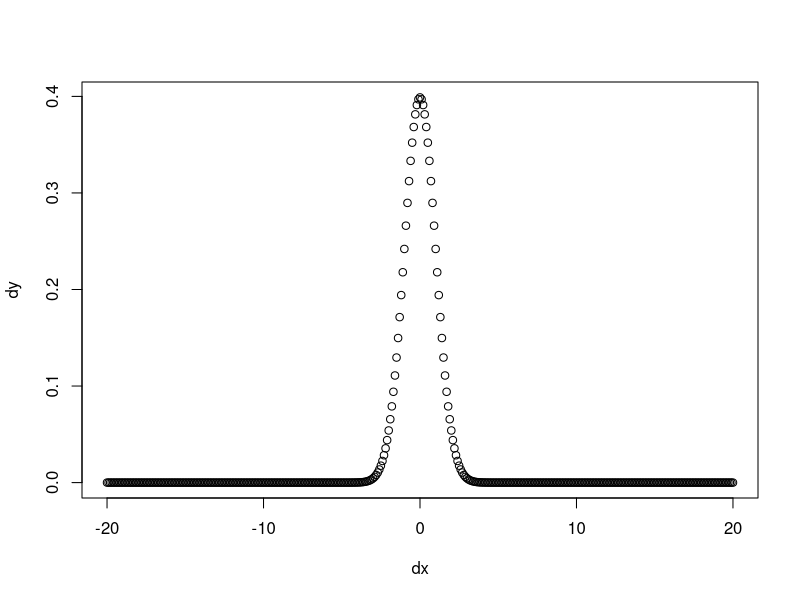
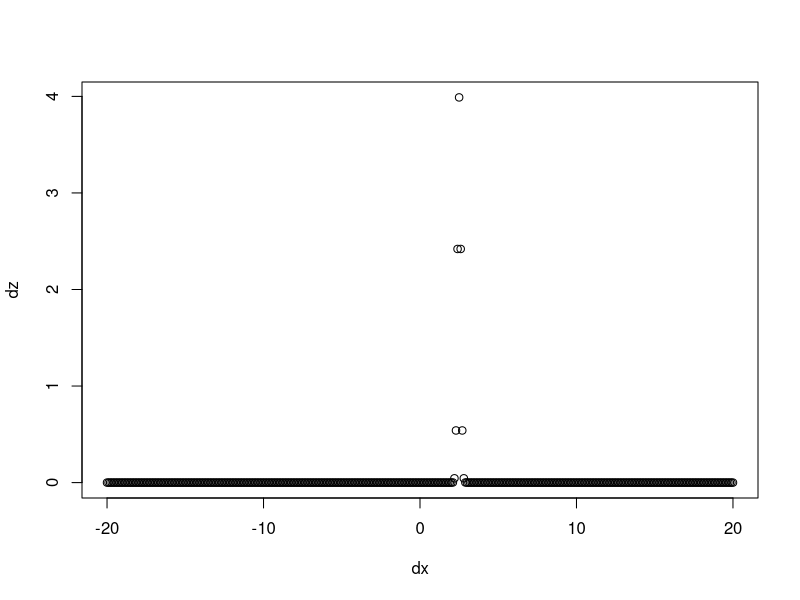
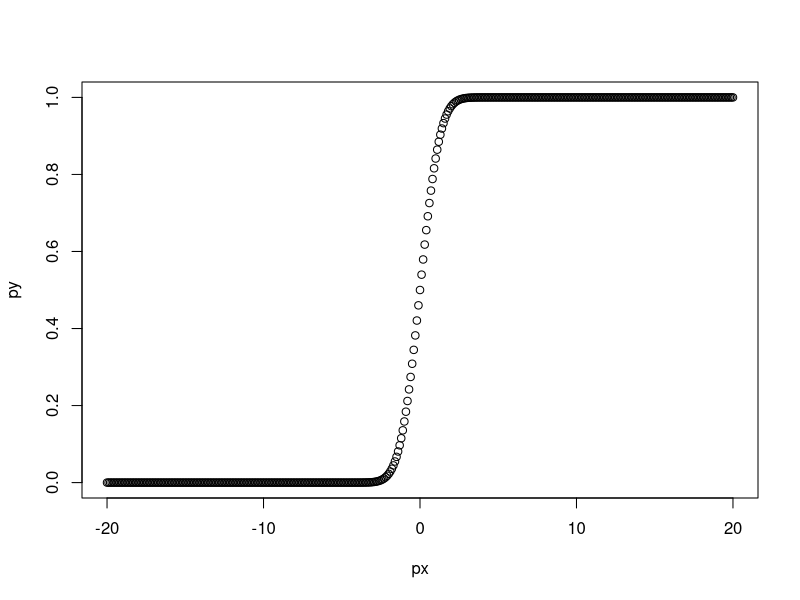
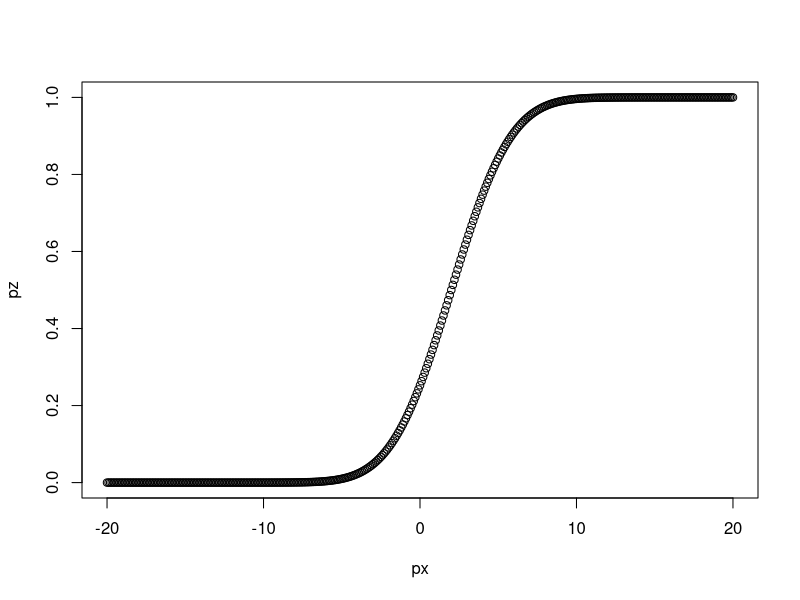
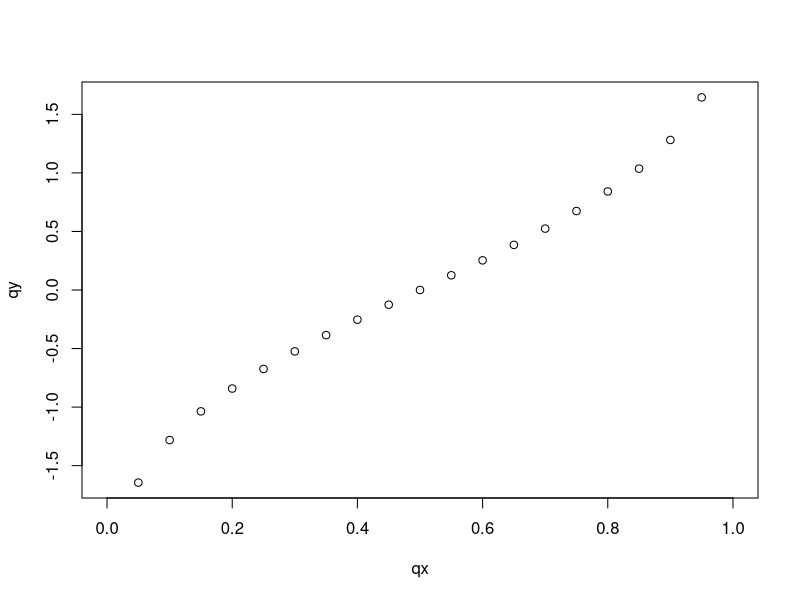
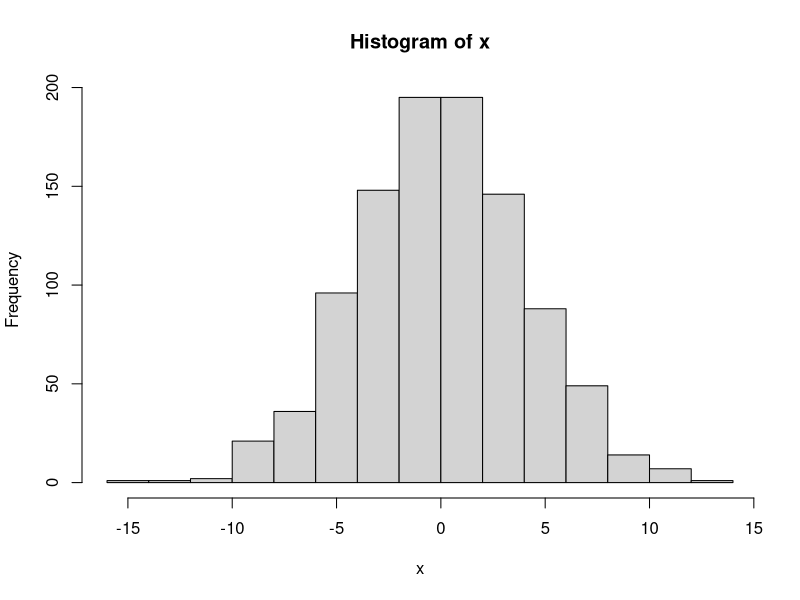
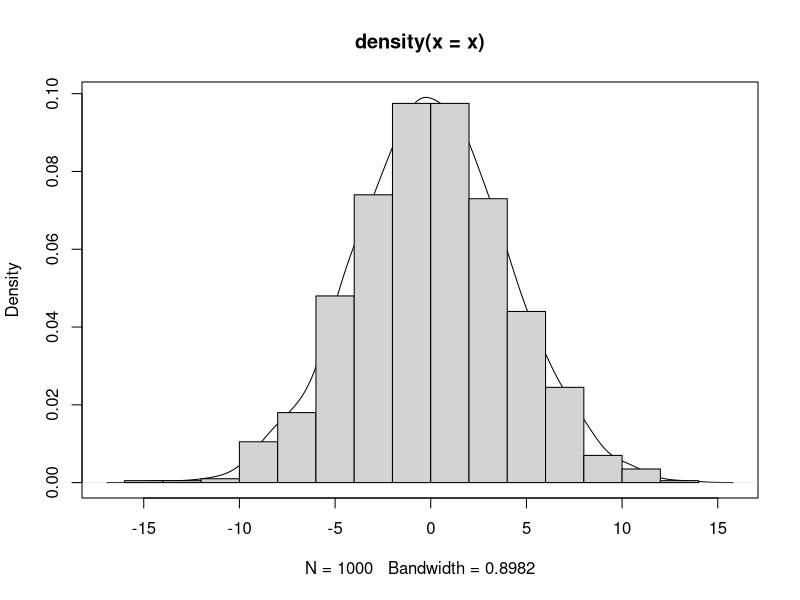
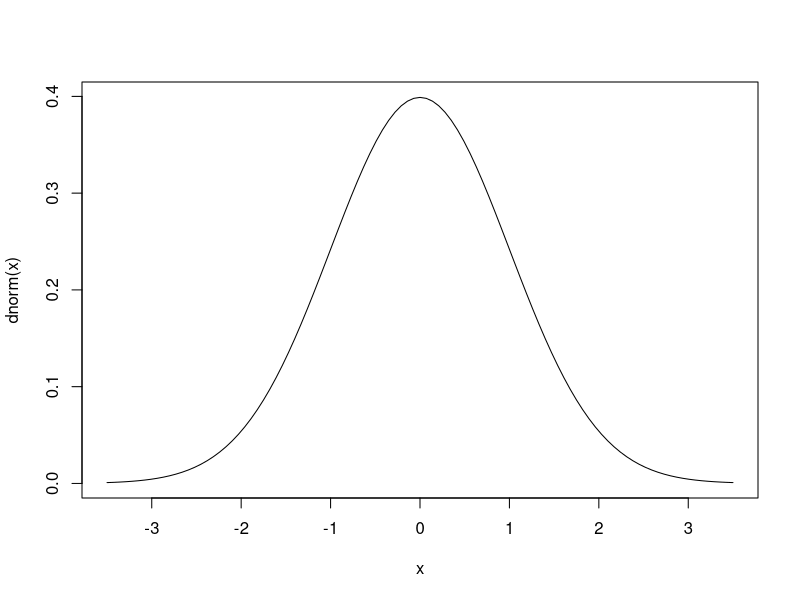

Source code (R) for these figures, in order:

## Distribuciones

# A modo general, una Distribución es una herramienta matemática que generaliza la noción de una función.

# En R podemos ver la lista de todas las distribuciones que se encuentran incluidas en el paquete 'stats', utilizando el siguiente comando:
?Distributions

# Cuatro grandes grupos de funciones de distribución de probabilidad se encuentran disponibles en dicho paquete: función de densidad (Density), función de distribución acumulativa (cumulative distribution function), función cuantil (quantile function) y generadores de núneros al azar (random variate generation).
# Cada función se denomina e identifica con la primer letra seguido del nombre de la variable (discreta o continua).
# dxxx
# pxxx
# qxxx
# rxxx

# Ejemplo: Distibución Normal o Gaussiana

# dnorm : Función de Densidad de Probabilidad (PDF en inglés).
# pnorm : Función de Distribución de Probabilidad (CDF en inglés; probabilidad acumulada).
# qnorm : Función de Cuantiles.
# rnorm : Generador aleatorio de números con distribución normal.
# En la ayuda de R se pueden ver las cuatro funciones incluidas para la
# distribución normal:
?Normal
?dnorm
?pnorm
?qnorm
?rnorm

# Las cuatro funciones tienen argumentos que especifican los parámetros
# de la distribución: mean y sd (mu y sigma), tienen los valores por
# defecto 0 y 1 (lo que se denota por la presencia de los "=").
# Otros parámetros varían ya que son específicos de cada función.


## Sobre las funciones:

# dnorm 
# Es la función con forma de campana que la mayoría conocemos.
# Calcula para cada punto observado el valor de la función de densidad.

# Para la función de densidad con una distribución normal el valor cero vale:
dnorm(0) # cuánto vale la media y el desvio de esta distribución?
# 0.3989423

# Para la función de densidad con una distribución normal y media = 6, el valor cero vale:
dnorm(0,mean=6)
# 6.075883e-09

# Para la función de densidad con una distribución normal con media = 4 y desvio = 10, el valor cero vale:
dnorm(0,mean=6, sd=10)
# 0.03332246

# Si quiero averigual el valor para tres números diferentes, los debo concatenar con la función c:
dc <- dnorm(c(1, 3, 7))
# 2.419707e-01 4.431848e-03 9.134720e-12

# Si quiero conocer para un determinada secuencia de valores como se comporta la función de distribución de densidad, primero debo generar la secuencia:
dx <- seq(-20,20,by=0.1)
# dx es un vector con valores entre -20 y 20 tomados de a 0,1.
dy <- dnorm(dx)
# dy usa los valores generados en dx y calcula los valores para la función de densidad con distribución normal
plot(dx,dy)

# ahora le cambiamos la media y el desvio
dz <- dnorm(dx, mean=2.5, sd=0.1) 
plot(dx,dz)

# pnorm 
# Es la función que describe P(Y <= X) (probabilidad de que Y sea
# menor o igual a X, siendo X un cuantil e Y una variable aleatoria
# tomada de una distribución normal.
# Naturalmente Y está entre 0 y 1

pnorm(0)
# 0.5

pnorm(0,mean=2)
# 0.02275013

pnorm(0,mean=2, sd=3)
# 0.2524925

pc <- pnorm(c(1, 3, 7))
# 0.8413447 0.9986501 1.0000000

px <- seq(-20,20,by=0.1)
py <- pnorm(px)
plot(px,py)

pz <- pnorm(px, mean=2, sd=3) 
plot(px,pz)

# qnorm
# Matemáticamente es la función inversa a pnorm (f^-1(x), no 1/f(x)).
# Ejemplo: para una variable al azar con distribución normal, de media 0 y desvio 1, la función de probabilidad que devuelve es el Z-score.

qnorm(0.5)
# 0
qnorm(0.5,mean=1)
# 1
qnorm(0.5,mean=1,sd=2)
# 1
qnorm(0.5,mean=2,sd=2)
# 2
qnorm(0.5,mean=2,sd=4)
# 2
qnorm(0.25,mean=2,sd=2)
# 0.6510205
qnorm(0.758)
# 0.6998836
qnorm(0.758,mean=5,sd=2)
# 6.399767
qnorm(0.265)
# -0.628006
qnorm(0.265,sd=3)
# -1.884018

qc <- c(0.2,0.4,0.65)
qnorm(qc)
# -0.8416212 -0.2533471  0.3853205

qx <- seq(0, 1, by=0.05)
qy <- qnorm(qx)
plot(qx, qy)


## Números aleatorios en R

# Un número aleatorio surge a partir de una variable al azar que presenta una función de distribución determinada.

# Ejemplo: Para crear 1000 números aleatorios con promedio 0 y desvío estándar 1:
x <- rnorm(1000, mean=0, sd=4)
# Claro está que el promedio es de la población y no de cada número en sí...
# Para corroborar que el generador funciona bien:
mean(x)  # Debería ser cercano a 0
sd(x)    # y este cercano a 1

# De acuerdo a la ley de los grandes números, cuánto mayor es la cantidad de elementos de x, más cercanos a 0 y 1 son estos valores... invitamos al usuario a que explore lo que ocurre con rnorm.

# Podemos hacer un resumen de los números generados:
summary(x)

# O un histograma:
hist(x)

# O una curva de densidad:
densidad <- density(x)
plot(densidad)

# O ambos...
hist(x, freq=FALSE, add=TRUE)
# Nótese el uso de los argumentos "freq" y "add" para cambiar las
# opciones por defecto (así grafica densidades y no borra el gráfico
# anterior). En esta parte no se va a profundizar en lo que refiere
# a herramientas gráficas, pero se retomará el tema más adelante.

# Ejemplificando con las tres funciones que vimos anteriormente:

# dnorm
# otra forma de graficar una función de densidad:
curve(dnorm(x), from=-3.5, to=3.5) # recuerde quien era x...
# La función curve dibuja la curva de la función correspondiente dentro de los límites pautados por 'from' y 'to'.

# pnorm
curve(pnorm(x), from=-3.5, to=3.5)

# qnorm
curve(qnorm(x), from=-1, to=1)
# Se parece a:
plot(sort(rnorm(1e3)))

# Puedo combinar dnorm y rnorm para hacer un lindo gráfico:
x <- rnorm(1000)
hist(x, freq=FALSE)
curve(dnorm(x), add=TRUE, col='blue', lwd=2)
lines(density(x), col='red', lwd=2)
# la función line ajusta una línea al modelo propuesto.

# EXTRA

# La función qqnorm sirve para comparar los cuantiles de un vector
# cualquiera con la distribución de cuantiles esperada para una
# distribución normal:
?qqnorm

# Ejemplo:
qqx <- rnorm(100)
qqnorm(qqx)
# Usando qqline agregamos una recta que pasa por el primer y tercer
# cuartiles (correspondientes a los percentiles 25% y 75%). 
qqline(qqx, col='red', lwd=2)
# ¿Qué pasa si hago una prueba similar con un x generado con runif?
# Comparar con la curva de pnorm, ¿Se parecen?¿Tiene lógica?

####################################################

## Ejemplo: Distribución Uniforme
?Uniform
# O
?dunif

# Cómo dice el nombre, la distribución uniforme es equiprobable para
# todos los valores incluídos en un intervalo dado. Por lo tanto sólo
# necesita un mínimo y un máximo como parámetros.
# Al igual que todos los generadores de números de "stats", el primer
# argumento es el número de elementos, mientras que los otros dos son
# el mín. y máx. mencionados.

# Ejemplo: Para tomar mil valores aleatorios con distribución U(0,1):
x <- runif(1000, 0, 1)
hist(x)  # Bastante horizontal, ¿no?

####################################################

## Muestreos aleatorios
?sample

# La función sample hace muestreos de los elementos contenidos en el
# primer argumento. Por defecto muestrea sin reposición todos los
# elementos posibles:
sample(1:5)
# 1 4 5 2 3 # primera corrida
# 2 1 5 4 3 # segunda corrida
# 3 4 2 1 5 # tercera corrida
# como el lector puede observar, cada nueva corridadel comando, genera un muestreo aleatorio, por lo tanto es esperable que el orden de los números sea siempre distinto.
# intente probar con una mayor cantidad de números o correr varias veces el argumento de arriba...

# En la ayuda se pueden ver varios argumentos para modificar este
# comportamiento:
sample(1:5, replace=TRUE)  # con reposición
sample(1:5, 2)             # muestrea sólo dos valores, sin reposición
sample(1:5, size=2)        # ídem
sample(1:5, 2, replace=TRUE) # los anteriores combinados

# Los mismos resultados se pueden obtener si usamos vectores "character":
sample(c('Homero', 'Marge', 'Bart', 'Lisa', 'Maguie'), 3, replace=TRUE) # nombres
sample(letters, 5) # letras

# Algo que puede confundir: si le damos solamente un número como entrada,
# puede tener comportamientos inesperados:
sample(10)     # idéntico a pedir "sample(1:10)"
sample(10.3)   # redondea 10.3 --> 10, así que es igual que el anterior
# es idéntico a pedir: sample(floor(10.3)), función floor es para redondear
sample(-10.3)  # el comportamiento es distinto ahora, por ser negativo

#############################################################################

# EXTRA

# Otra opción útil puede ser usar el argumento "prob" de la función sample.
# Este argumento permite asignar distintos valores de peso a cada
# uno de los elementos del vector a muestrear.
# Por ejemplo, si queremos muestrear los valores 5, 10 y 15 pero de tal
# forma que el valor 5 sea 3 veces más frecuente que el 15, y que el
# el 10 sea 2 veces más frecuente que el 15, entonces podemos ingresar:
muestreo <- sample(c(5, 10, 15), size=6000, prob=c(3, 2, 1), replace=T)
x <- table(muestreo)
x  # x tiene por nombres los valores 5, 10 y 15
x['5'] / x['15']  # ¿Es el valor que esperábamos?
x['5'] / x['10']  # ¿Es el valor que esperábamos?
# las comillas indican el nombre del elemento
# en el resultado el 5 indica el nombre del elemento, de forma similar
# a cuando pedimos que muestre x.

# Nótese que:
# prob es un sólo argumento, pero eso no equivale a un sólo número, si no
# a un sólo objeto (en este caso un vector, con tres elementos).
# prob puede aceptar valores decimales, incluso pueden asignarse
# probabilidades, aunque da error si alguno es negativo.
# Internamente los valores son siempre convertidos a un valor
# de probabilidad (entre 0 y 1); si el usuario ingresa lo siguigente:
# prob=c(A, B, C)
# Entonces transforma los valores así:
# a = A / (A + B + C)
# b = B / (A + B + C)
# c = C / (A + B + C)
# Y utiliza a, b y c como las probabilidades de que sean muestreados
# los elementos correspondiente del vector a muestrear.


####################################################
## Semillas

# Los números aleatorios generados por computadora, no son verdaderamente
# aleatorios. Los algoritmos internos necesarios son determinísticos
# en último término, pero producen secuencias de valores que aproximan
# propiedades estadísticas aceptablemente similares a las esperadas
# por la distribución uniforme.
# Ver:
# http://www.random.org/;
# http://en.wikipedia.org/wiki/Pseudorandom_number_generator).
?Random
?RNG/
  # También existe un paquete llamado "random", para la generación de
  # números verdaderamente aleatorios (aunque en muchos casos no son
  # necesarios).
  
  # Las simulaciones que usan métodos Monte Carlo pueden ser sensibles a
  # los problemas. Para el uso de R existe al menos un libro relacionado:
  # http://books.google.com/books/about/Introducing_Monte_Carlo_Methods_with_R.html?id=WIjMyiEiHCsC
  
# Las secuencias generadas por estos algoritmos dependen del valor
# inicial llamado "semilla". Si ingresamos una semilla manualmente
# podemos repetir el resultado de cualquiera de las funciones basadas
# en generadores de números aleatorios (como rnorm, runif y sample):
set.seed(1)  # se puede usar cualquier otro número
sample(10)
# 3  4  5  7  2  8  9  6 10  1
# si ejecutamos de vuelta el comando, va a ser distinto
sample(10)
#  3  2  6 10  5  7  8  4  1  9
# a menos que volvamos a "plantar" la misma "semilla":
set.seed(1)
sample(10)
# 3  4  5  7  2  8  9  6 10  1

# Se obtendrán resultados análogos si usamos rnorm, runif u otros
# generadores de números aleatorios.

# Esto puede ser útil si queremos que nuestros resultados sean
# reproducibles *exactamente* en otro momento o lugar.

# si plantamos otra semilla, el orden aleatorio que quede guardado en dicha semilla será otro:
set.seed(2)
sample(10)
# 2  7  5 10  6  8  1  3  4  9

sample(10)
# 6  3  7  2  9  5  4  1 10  8

set.seed(2)
sample(10)
# 2  7  5 10  6  8  1  3  4  9

